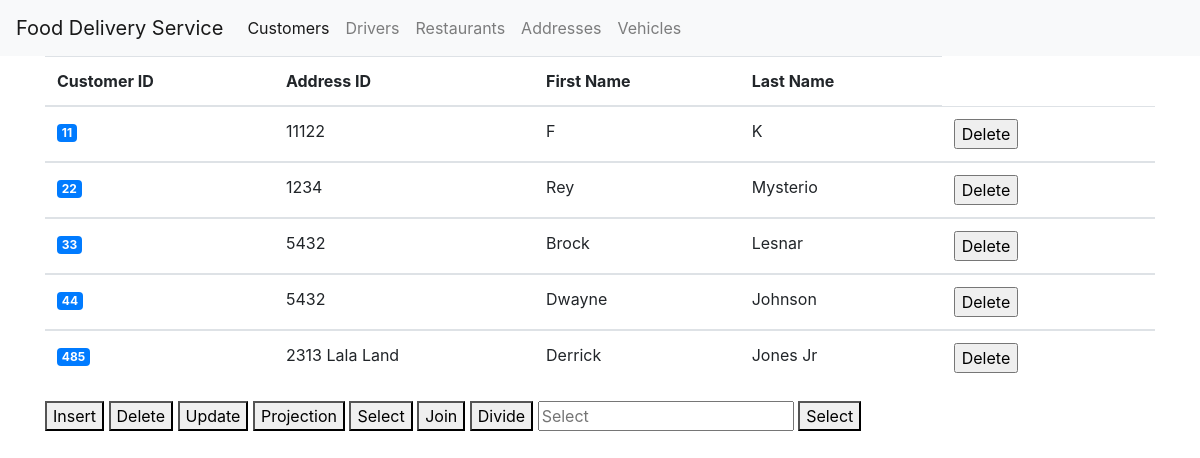
The page /customers on the database as committed earlier.
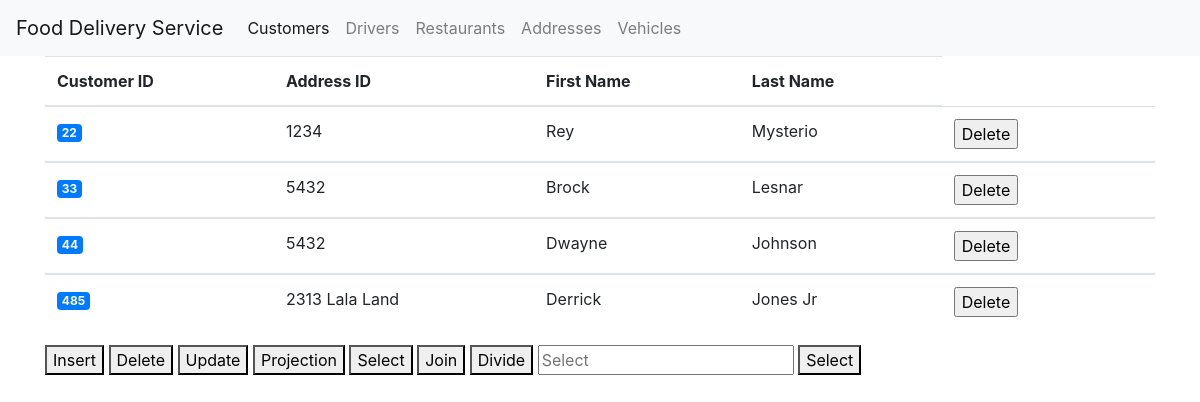
The same page on the database as committed later.
### tables this page shows
CREATE TABLE Customer (
	customer_id integer,
	addressID integer,
	first_name char(50),
    last_name char(50),
	PRIMARY KEY (customer_id),
	FOREIGN KEY (addressID) REFERENCES Address
);

### app.py (the view)
@app.route('/customers')
def customer():
    db_conn = sqlite3.connect("food_delivery.db")
    cur = db_conn.cursor()
    tableData =  table("Customer")
    db_conn.close()
    print(tableData)
    return render_template('customer.html', tableData = tableData)

### app.py (called while the page is built)
def select_table(table: str, attributes: str) -> str:
    db_conn = sqlite3.connect("food_delivery.db")
    cur = db_conn.cursor()
    out = []
    for row in cur.execute(f"SELECT {attributes} FROM {table}"):
        out.append(row)
    return out

@app.route("/tables/<tablename>", methods=['GET'])
def table(tablename: str):
    attributes = request.args.get("attributes")
    if attributes is None:
        attributes = "*"
    return select_table(tablename, attributes)

### templates/customer.html (shortened to what this page needs)
{% extends 'base.html' %}
{% block content %}
<div>
<table class="table">
    <thead>
      <tr>
        <th scope="col">Customer ID</th>
        <th scope="col">Address ID</th>
        <th scope="col">First Name</th>
        <th scope="col">Last Name</th>
      </tr>
    </thead>
    {% for user in tableData %}
    <tbody>
      <td><a href= "{{url_for('customer_helper', customer_id = user[0]) }}">
        <span class="badge badge-primary"> {{ user[0] }} </span>
      </a></td>
      <td>{{ user[1] }} </td>
      <td>{{ user[2] }} </td>
      <td>{{ user[3] }} </td>
      <td><form action="{{ url_for('delete_customer') }}" method=post>
  <input type=submit  value="Delete" />
    </form>
    <td>
    </tbody>
    {% endfor %}
  </table>
</div>
<div>
  <Button onclick="myFunction()"> Insert </Button>
    <Button onclick="myFunction()"> Delete </Button>
    <Button onclick="myFunction()"> Update </Button>
    <Button onclick="myFunction()"> Projection </Button>
    <Button onclick="myFunction()"> Select </Button>
    <Button onclick="myFunction()"> Join</Button>
    <Button onclick="myFunction()"> Divide</Button>
<input type="text" placeholder="Select" id="myInput">
    <button type="button" onclick="getInputValue();">Select</button>
</div>
{% endblock %}

### templates/base.html (shortened to what this page needs)
<!doctype html>
<html lang="en">
  <head>
    <link rel="stylesheet" href="https://stackpath.bootstrapcdn.com/bootstrap/4.3.1/css/bootstrap.min.css">
  </head>
  <body>
      <div>
        <nav class="navbar navbar-expand-lg navbar-light bg-light">
          <a class="navbar-brand" href="/">Food Delivery Service</a>
          <div class="collapse navbar-collapse" id="navbarSupportedContent">
            <ul class="navbar-nav mr-auto">
              <li class="nav-item active">
                <a class="nav-link" href="/customers">Customers<span class="sr-only">(current)</span></a>
              </li>
              <li class="nav-item">
                <a class="nav-link" href="/drivers">Drivers</a>
              </li>
              <li class="nav-item">
                <a class="nav-link" href="/restaurants">Restaurants</a>
              </li>
              <li class="nav-item">
                <a class="nav-link" href="/address">Addresses</a>
              </li>
              <li class="nav-item">
                <a class="nav-link" href="/vehicles">Vehicles</a>
              </li>
            </ul>
        </div>
     </div>
        <div class="container">
                {% block content %} {% endblock %}
        </div>
  </body>
</html>

Rows that differ between the two databases and show on the page:
removed Customer: customer_id "11", addressID "11122", first_name "F", last_name "K"
